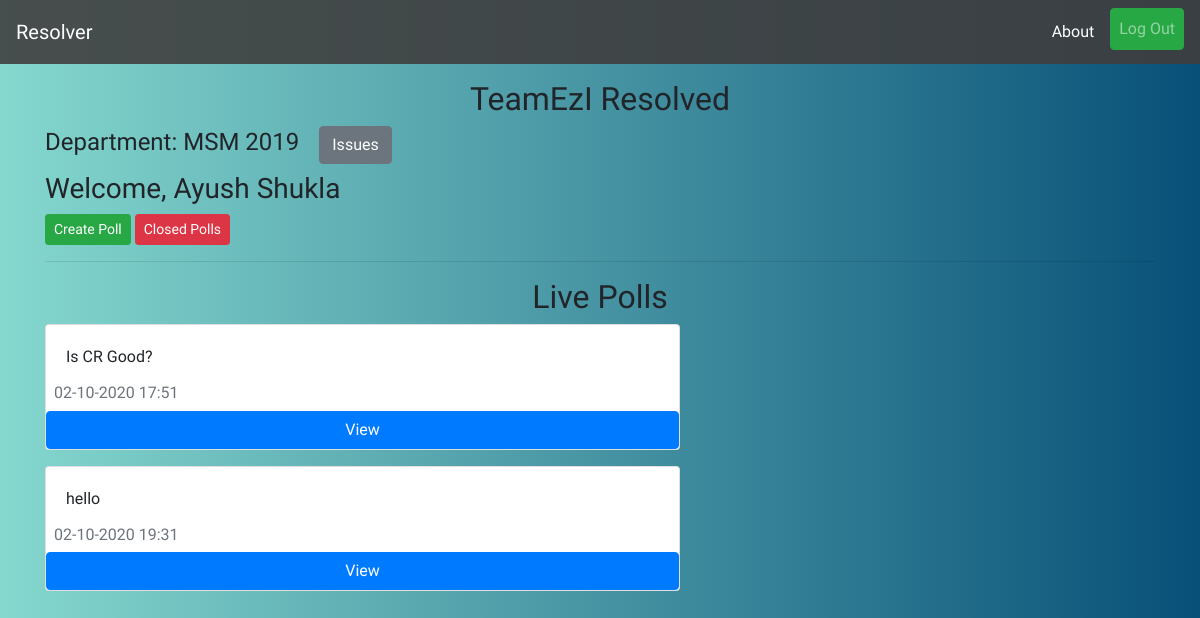
Page /polling/ (signed in) on the earlier database version.
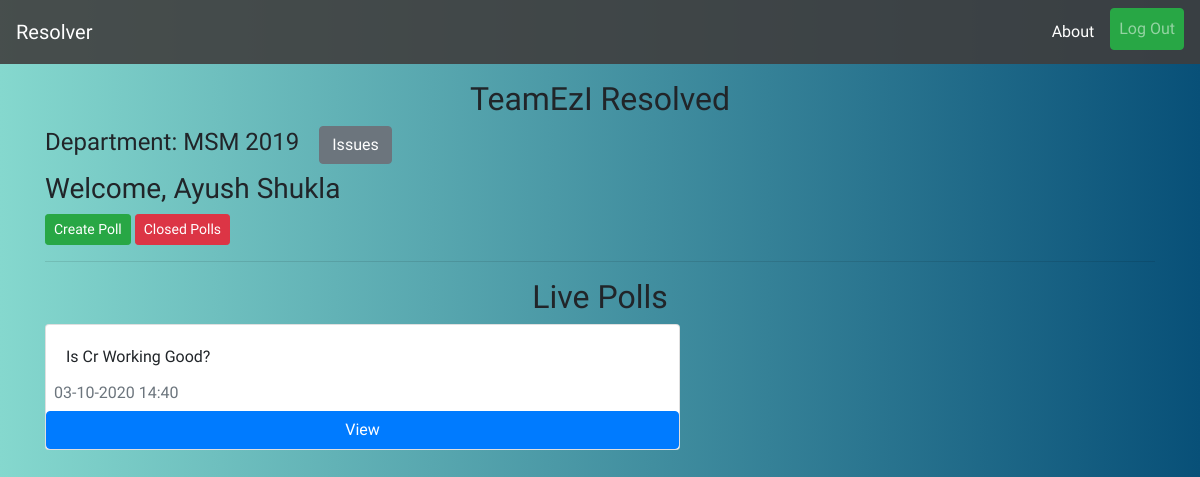
Same page on the later database version.
### profiles/models.py (models this page shows, shortened)
class User(AbstractUser):
    pass

class UserInfo(models.Model):
    user = models.OneToOneField(User,on_delete=models.CASCADE,related_name='info')
    is_cr = models.BooleanField(default=False)
    department = models.CharField(max_length=20)
    join_year = models.CharField(max_length=4)
    institute = models.ForeignKey(Institute,on_delete=models.CASCADE,related_name='allusers')
    registered_on = models.DateTimeField(auto_now_add=True)
    total_upvotes = models.IntegerField(default=0)
    total_downvotes = models.IntegerField(default=0)
    total_novotes = models.IntegerField(default=0)
    class Meta:
        ordering = ['-total_upvotes','-total_downvotes','-total_novotes']

### polling/models.py (models this page shows, shortened)
class Poll(models.Model):
    user = models.ForeignKey(UserInfo,on_delete=models.CASCADE,related_name='polluser',blank=True)
    statement = models.CharField(max_length=128)
    options = models.ManyToManyField(Option,blank=True,related_name='poll')
    department = models.CharField(max_length=20,blank=True)
    join = models.CharField(max_length=4,blank=True)
    active = models.BooleanField(default=True)
    timestamp = models.DateTimeField(auto_now_add=True)

### polling/views.py (the view)
# urls.py: path('',views.polling_list_view,name='list'),
@login_required
def polling_list_view(request):
    qs = Poll.objects.filter(active=True,department=request.user.info.department,join=request.user.info.join_year)
    return render(request,'polling/poll-list.html',{'object_list':qs})

### polling/templates/polling/poll-list.html
{% extends 'base.html' %}
{% block content %}
<h2 class="mt-3 text-center">TeamEzI Resolved</h2>
<h4 class="inline-block">Department: {{request.user.info.department|upper}} {{request.user.info.join_year}}</h4>
<a class="btn btn-secondary ml-3 " href="{% url 'reporter:index' %}">Issues</a>
<h3 class="mt-2">Welcome, {{request.user.first_name}} {{request.user.last_name}}</h3>
{% if request.user.info.is_cr %}
<a class="btn btn-success btn-sm" href="{% url 'polling:create' %}">Create Poll</a>
<a class="btn btn-danger btn-sm" href="#">Closed Polls</a>
{% endif %}
<hr>
<h2 class="mt-2 text-center">Live Polls</h2>
<div class="row">
    {% for object in object_list %}
    <div class="col-lg-7 col-md-10 col-sm-12 mb-3">
        <div class="card">
            <div class="card-body">
                {{object.statement}}
            </div>
            <h6 class="card-subtitle mb-2 ml-2 text-muted">{{object.timestamp|date:'d-m-Y H:i'}}</h6>
            <a class="btn btn-primary" href="{% url 'polling:detail' object.id %}">View</a>
        </div>
    </div>
    {% empty %}
    <p class="lead my-2">No Live Polls!</p>
    {% endfor %}
</div>
{% endblock %}

### templates/base.html (shortened to what this page needs)
{% load static %}
<!doctype html>
<html lang="en">
  <head>
     <link rel="stylesheet" href="https://stackpath.bootstrapcdn.com/bootstrap/4.5.2/css/bootstrap.min.css">
     <link rel="stylesheet" href="{% static 'css/style.css' %}">
  </head>
  <body>
    <section>
      <nav style="background-color:rgba(63, 61, 61, 0.89) ;" class="navbar navbar-expand-lg navbar-dark">
        <a class="navbar-brand" href="{% url 'reporter:index' %}">Resolver</a>
        <div class="collapse navbar-collapse" id="navbarSupportedContent">
          <ul class="navbar-nav ml-auto">
            <li class="nav-item active">
              <a class="nav-link my-1 mr-2 text-center" href="{% url 'reporter:about' %}">About<span class="sr-only">(current)</span></a>
            </li>
            {% if request.user.is_authenticated %}
            <li class="nav-item">
              <a class="nav-link btn btn-success" href="{% url 'account_logout' %}">Log Out</a>
            </li>
            {% endif %}
          </ul>
        </div>
      </nav>
    </section>
    <div class="container">
      {% block content %} {% endblock %}
    </div>
  </body>
</html>

### static/css/style.css (style rules this page uses)
body { background: #085078; background: -webkit-linear-gradient(to right, #85D8CE, #085078); background: linear-gradient(to right, #85D8CE, #085078); font-family: 'Courier Prime', sans-serif; }
.inline-block { display: inline-block; }

Differences in the rows shown:
removed Poll: statement "Is CR Good?", timestamp "02-10-2020 17:51"
removed Poll: statement "hello", timestamp "02-10-2020 19:31"
added Poll: statement "Is Cr Working Good?", timestamp "03-10-2020 14:40"
